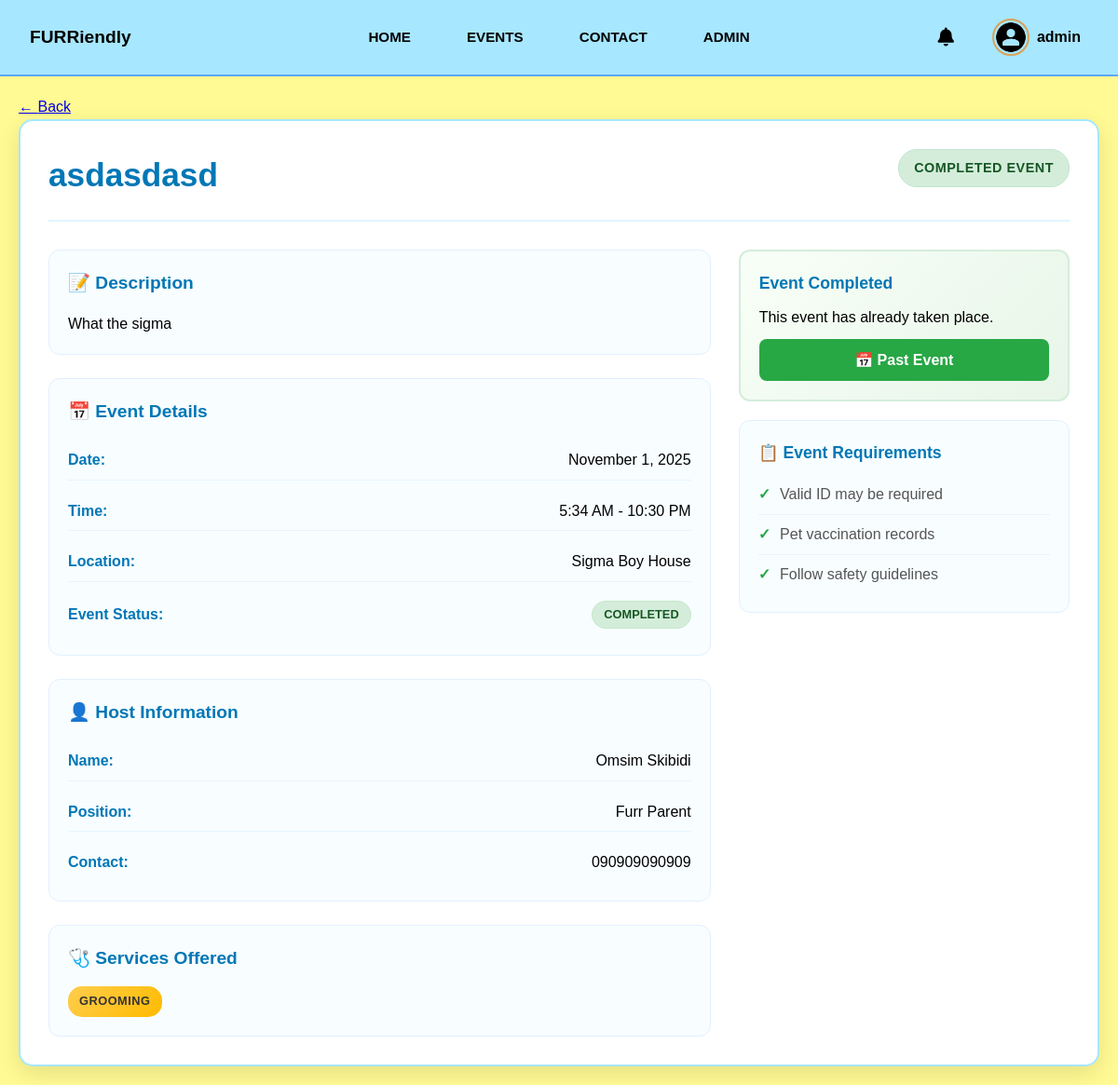
The app's page /HTML/event_details.php?id=1 (signed in) with its own data.
### tables this page shows
CREATE TABLE `users` (
  `id` int(11) NOT NULL,
  `username` varchar(50) NOT NULL,
  `password` varchar(255) NOT NULL,
  `created_at` timestamp NOT NULL DEFAULT current_timestamp(),
  `name` varchar(100) DEFAULT NULL,
  `email` varchar(100) DEFAULT NULL,
  `phone` varchar(20) DEFAULT NULL,
  `bio` text DEFAULT NULL,
  `profile_pic` varchar(255) DEFAULT NULL,
  `is_admin` tinyint(1) DEFAULT 0
);

CREATE TABLE `events` (
  `id` int(11) NOT NULL,
  `original_event_id` int(11) DEFAULT NULL,
  `host_username` varchar(50) NOT NULL,
  `event_title` varchar(255) NOT NULL,
  `event_date` date NOT NULL,
  `start_time` time NOT NULL,
  `end_time` time NOT NULL,
  `location` varchar(255) NOT NULL,
  `services` text NOT NULL,
  `description` text NOT NULL,
  `full_name` varchar(100) NOT NULL,
  `contact_number` varchar(20) NOT NULL,
  `position` enum('Government Official','Veterinarian','Furr Parent') NOT NULL,
  `id_upload` varchar(255) DEFAULT NULL,
  `valid_id` varchar(255) NOT NULL,
  `permit` varchar(255) NOT NULL,
  `veterinarians_list` varchar(255) NOT NULL,
  `safety_plan` varchar(255) NOT NULL,
  `status` enum('pending','approved','rejected','completed') DEFAULT 'pending',
  `created_at` timestamp NOT NULL DEFAULT current_timestamp(),
  `completed_at` timestamp NULL DEFAULT NULL,
  `rejection_reason` text DEFAULT NULL,
  `appeal_message` text DEFAULT NULL,
  `appealed_at` timestamp NULL DEFAULT NULL
);

### HTML/event_details.php (the view, shortened to what this page needs)
<?php
require '../php/db_connect.php';
$isLoggedIn = isset($_SESSION['username']);
$user = null;
$isAdmin = false;
if ($isLoggedIn) {
    $username = $_SESSION['username'];
    $stmt = $conn->prepare("SELECT name, profile_pic, is_admin FROM users WHERE username = ?");
    $stmt->bind_param("s", $username);
    $stmt->execute();
    $result = $stmt->get_result();
    $user = $result->fetch_assoc();
    if (isset($user['is_admin']) && $user['is_admin'] == 1) {
        $isAdmin = true;
    }
}
$event_id = isset($_GET['id']) ? intval($_GET['id']) : 0;
$event = null;
if ($event_id > 0) {
    $stmt = $conn->prepare("
        SELECT * FROM events
        WHERE id = ?
    ");
    $stmt->bind_param("i", $event_id);
    $stmt->execute();
    $result = $stmt->get_result();
    $event = $result->fetch_assoc();
}
$has_joined = false;
$participant_status = '';
?>
<!DOCTYPE html>
<html lang="en">
<head>
    <link rel="stylesheet" href="css/style.css">
    <link rel="stylesheet" href="css/event_details.css">
    <link rel="stylesheet" href="https://cdnjs.cloudflare.com/ajax/libs/font-awesome/6.0.0/css/all.min.css">
    <link rel="stylesheet" href="css/notifications.css">
</head>
<body>
    <header>
        <nav class="navbar">
            <div class="nav-left">
                <h4>FURRiendly</h4>
            </div>
            <ul class="nav-links">
                <li><a href="index.php">Home</a></li>
                <li class="events-dropdown">
                    <a href="events.php" class="events-link">Events</a>
                </li>
                <li><a href="contact.php">Contact</a></li>
                <?php if ($isAdmin): ?>
                    <li><a href="../html/ADMIN/admin_dashboard.php">Admin</a></li>
                <?php endif; ?>
            </ul>
            <div class="auth-butt">
                <?php if ($isLoggedIn && $user): ?>
                    <div class="user-dropdown">
                        <a href="#" class="profile-link">
                            <img src="<?php echo htmlspecialchars(!empty($user['profile_pic']) ? $user['profile_pic'] : '../images/default-avatar.png'); ?>" alt="Profile">
                            <span class="profile-name"><?php echo htmlspecialchars($user['name'] ?? $username); ?></span>
                        </a>
                    </div>
                <?php else: ?>
                    <a href="auth.php" class="btn auth">Log-in/Sign-up</a>
                <?php endif; ?>
            </div>
        </nav>
    </header>
    <main class="event-details-main">
        <div class="back-container">
            <a href="javascript:history.back()" class="back-btn">
                <span class="back-arrow">←</span> Back
            </a>
        </div>
        <div class="event-details-container">
            <div class="event-header">
                <h1><?php echo htmlspecialchars($event['event_title']); ?></h1>
                <div class="event-status-badges">
                    <?php if ($event['status'] === 'completed'): ?>
                        <span class="event-status-badge status-completed">Completed Event</span>
                    <?php elseif ($event['status'] === 'approved'): ?>
                        <span class="event-status-badge status-approved">Upcoming Event</span>
                    <?php elseif ($event['status'] === 'pending'): ?>
                        <span class="event-status-badge status-pending">Pending Approval</span>
                    <?php elseif ($event['status'] === 'cancelled'): ?>
                        <span class="event-status-badge status-cancelled">Cancelled</span>
                    <?php endif; ?>
                </div>
            </div>
            <div class="event-content">
                <div class="event-info">
                    <div class="info-section">
                        <h3>📝 Description</h3>
                        <p><?php echo htmlspecialchars($event['description']); ?></p>
                    </div>
                    <div class="info-section">
                        <h3>📅 Event Details</h3>
                        <div class="details-grid">
                            <div class="detail-item">
                                <strong>Date:</strong>
                                <span><?php echo date('F j, Y', strtotime($event['event_date'])); ?></span>
                            </div>
                            <div class="detail-item">
                                <strong>Time:</strong>
                                <span><?php echo date('g:i A', strtotime($event['start_time'])); ?> - <?php echo date('g:i A', strtotime($event['end_time'])); ?></span>
                            </div>
                            <div class="detail-item">
                                <strong>Location:</strong>
                                <span><?php echo htmlspecialchars($event['location']); ?></span>
                            </div>
                            <div class="detail-item">
                                <strong>Event Status:</strong>
                                <span class="event-status-text status-<?php echo $event['status']; ?>">
                                    <?php echo ucfirst($event['status']); ?>
                                </span>
                            </div>
                        </div>
                    </div>
                    <div class="info-section">
                        <h3>👤 Host Information</h3>
                        <div class="details-grid">
                            <div class="detail-item">
                                <strong>Name:</strong>
                                <span><?php echo htmlspecialchars($event['full_name']); ?></span>
                            </div>
                            <div class="detail-item">
                                <strong>Position:</strong>
                                <span><?php echo htmlspecialchars($event['position']); ?></span>
                            </div>
                            <div class="detail-item">
                                <strong>Contact:</strong>
                                <span><?php echo htmlspecialchars($event['contact_number']); ?></span>
                            </div>
                        </div>
                    </div>
                    <?php
                    $services = json_decode($event['services'], true) ?? [];
                    if (!empty($services)):
                    ?>
                    <div class="info-section">
                        <h3>🩺 Services Offered</h3>
                        <div class="service-tags">
                            <?php foreach ($services as $service): ?>
                                <span class="service-tag"><?php echo htmlspecialchars($service); ?></span>
                            <?php endforeach; ?>
                        </div>
                    </div>
                    <?php endif; ?>
                </div>
                <div class="event-sidebar">
                    <?php if (!$has_joined && $isLoggedIn && $event['status'] === 'approved'): ?>
                        <div class="action-card">
                            <h3>Join This Event</h3>
                            <p>Ready to join this event with your pet?</p>
                            <button class="join-btn" onclick="openPetSelection(<?php echo $event['id']; ?>)">
                                Join Event 🐾
                            </button>
                        </div>
                    <?php elseif ($event['status'] === 'completed'): ?>
                        <div class="action-card completed-card">
                            <h3>Event Completed</h3>
                            <p>This event has already taken place.</p>
                            <div class="event-completed-badge">
                                📅 Past Event
                            </div>
                        </div>
                    <?php endif; ?>
                    <div class="info-card">
                        <h3>📋 Event Requirements</h3>
                        <ul>
                            <li>Valid ID may be required</li>
                            <li>Pet vaccination records</li>
                            <li>Follow safety guidelines</li>
                        </ul>
                    </div>
                </div>
            </div>
        </div>
    </main>
</body>
</html>

### HTML/css/style.css (style rules this page uses)
* { margin: 0; padding: 0; box-sizing: border-box; font-family: "Poppins", Arial, sans-serif; }
body { background-color: #fffa93; line-height: 1.6; }
.navbar { background: #a7e7ff; padding: 1rem 2rem; display: flex; align-items: center; justify-content: space-between; border-bottom: 2px solid #5ba8ff; }
.nav-left h4 { color: #000; font-size: 1.2rem; }
.nav-links { list-style: none; display: flex; gap: 1.5rem; flex-wrap: wrap; position: absolute; left: 50%; transform: translateX(-50%); }
.nav-links li a { color: #000; font-size: 0.95rem; text-transform: uppercase; padding: 10px 18px; border-radius: 8px; text-decoration: none; transition: all 0.3s ease; position: relative; overflow: hidden; font-weight: 600; }
.nav-links li a::before { content: ''; position: absolute; bottom: 0; left: 50%; width: 0; height: 2px; background: linear-gradient(135deg, #ffcd4d, #ff8c42); transition: all 0.3s ease; transform: translateX(-50%); }
.auth-butt { display: flex; align-items: center; gap: 10px; }
.events-dropdown { position: relative; }
.user-dropdown { position: relative; }
.profile-link { display: flex; align-items: center; gap: 0.5rem; text-decoration: none; color: #000; font-weight: bold; padding: 4px 8px; border-radius: 8px; transition: transform 0.15s ease, background 0.15s ease, color 0.2s ease; }
.profile-link img { width: 40px; height: 40px; border-radius: 50%; object-fit: cover; border: 2px solid #daa259; }

### HTML/css/event_details.css (style rules this page uses)
.event-details-main { padding: 20px; max-width: 1200px; margin: 0 auto; background-color: #fffa93; min-height: 100vh; }
.event-details-container { background: white; border-radius: 15px; padding: 30px; box-shadow: 0 8px 25px rgba(0, 0, 0, 0.1); border: 2px solid #a7e7ff; }
.event-header { display: flex; justify-content: space-between; align-items: flex-start; margin-bottom: 30px; padding-bottom: 20px; border-bottom: 2px solid #e0f4ff; }
.event-header h1 { color: #0077b6; font-size: 2.2rem; margin: 0; flex: 1; }
.status-completed { background: #d4edda; color: #155724; border: 1px solid #c3e6cb; }
.event-content { display: grid; grid-template-columns: 2fr 1fr; gap: 30px; }
.event-info { display: flex; flex-direction: column; gap: 25px; }
.info-section { background: #f8fdff; border-radius: 12px; padding: 20px; border: 1px solid #e1f0ff; }
.info-section h3 { color: #0077b6; margin-bottom: 15px; font-size: 1.2rem; }
.details-grid { display: grid; gap: 12px; }
.detail-item { display: flex; justify-content: space-between; align-items: center; padding: 8px 0; border-bottom: 1px solid #e7f5ff; }
.detail-item:last-child { border-bottom: none; }
.detail-item strong { color: #0077b6; min-width: 100px; }
.service-tags { display: flex; flex-wrap: wrap; gap: 8px; }
.service-tag { background: linear-gradient(135deg, #ffcd4d, #ffbb00); color: #333; padding: 6px 12px; border-radius: 15px; font-size: 0.8rem; font-weight: 600; text-transform: uppercase; letter-spacing: 0.5px; }
.event-sidebar { display: flex; flex-direction: column; gap: 20px; }
.action-card, .info-card { background: #f8fdff; border-radius: 12px; padding: 20px; border: 1px solid #e1f0ff; }
.action-card h3, .info-card h3 { color: #0077b6; margin-bottom: 10px; font-size: 1.1rem; }
.info-card ul { list-style: none; padding: 0; margin: 0; }
.info-card li { padding: 8px 0; border-bottom: 1px solid #e7f5ff; color: #555; }
.info-card li:last-child { border-bottom: none; }
.info-card li:before { content: '✓'; color: #28a745; font-weight: bold; margin-right: 10px; }
.event-status-badges { display: flex; flex-wrap: wrap; gap: 10px; margin-left: 20px; }
.event-status-badge { padding: 8px 16px; border-radius: 20px; font-size: 0.9rem; font-weight: bold; text-transform: uppercase; letter-spacing: 0.5px; }
.event-status-text { padding: 4px 12px; border-radius: 15px; font-size: 0.8rem; font-weight: bold; text-transform: uppercase; }
.completed-card { background: linear-gradient(135deg, #f8fff8, #e8f5e8); border: 2px solid #d4edda; }
.completion-badge, .event-completed-badge { background: #28a745; color: white; padding: 10px 15px; border-radius: 8px; text-align: center; font-weight: bold; margin-top: 10px; }

### records on screen
users: name "admin"
events: event_title "asdasdasd", description "What the sigma", event_date "November 1, 2025", start_time "5:34 AM", end_time "10:30 PM", location "Sigma Boy House", status "COMPLETED", full_name "Omsim Skibidi", position "Furr Parent", contact_number "090909090909", services "GROOMING"
